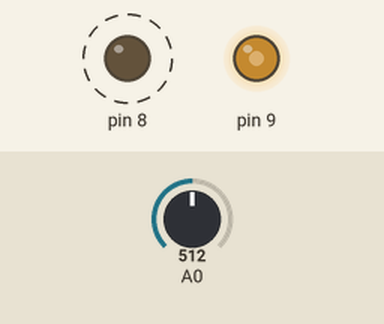
The sketch below on a simulated Arduino Uno, built with avr-gcc and run on an emulated ATmega328P. Parts: output pins drawn as LEDs (lit = HIGH). Dashed ring = blinking. Inputs (shaded band) come from the test bench; at power-on: A0 = 512. What the sketch prints to the serial monitor is not drawn.

Above: at 0.05 s.
Timing chart, 0 to 3.0 s (numbered marks = the images above):
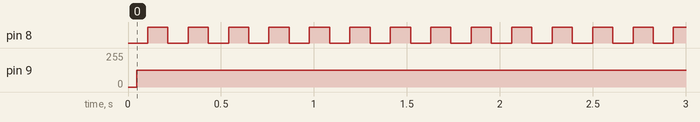

The sketch:

plant_sensing.ino
```cpp
#define SET_BIT(x, y) (x |= (1 << y))
#define CLR_BIT(x, y) (x &= ~(1 << y))
#define CHK_BIT(x, y) (x & (1 << y))
#define TOG_BIT(x, y) (x ^= (1 << y))

const int NUM_SAMPLES = 160;
float results[NUM_SAMPLES];
float freq[NUM_SAMPLES];

void setup()
{
    TCCR1A = 0b10000010;
    TCCR1B = 0b00011001;
    ICR1 = 110;
    OCR1A = 55;

    pinMode(9, OUTPUT);
    pinMode(8, OUTPUT);

    Serial.begin(115200);

    for (int i = 0; i < NUM_SAMPLES; i++)
    {
        results[i] = 0;
        freq[i] = i;
    }
}

void loop()
{
    for (unsigned int d = 0; d < NUM_SAMPLES; d++)
    {
        int v = analogRead(0);

        CLR_BIT(TCCR1B, 0);
        TCNT1 = 0;
        ICR1 = d;
        OCR1A = d / 2;
        SET_BIT(TCCR1B, 0);

        results[d] = results[d] * 0.5 + (float)(v) * 0.5;
        Serial.println(results[d]);

        delayMicroseconds(1);
    }

    TOG_BIT(PORTB, 0);
}
```

Measured:
- by itself, pin 8: alternates HIGH for 0.11 s and LOW for 0.11 s
- by itself, pin 9: 0/255 → 125/255 at 0.05 s
